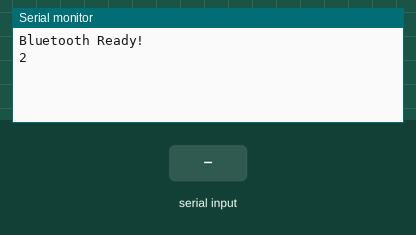
The sketch below on a simulated ESP32. Shown: the last lines printed to the serial monitor. Inputs (shaded band) come from the test bench. Nothing arrives over Bluetooth unless stated.

Above: at 1.2 s.
1.3 s: "1" received over the second serial link
At 2.4 s:
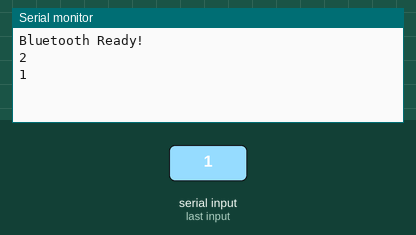
2.8 s: "0" received over the second serial link
At 3.4 s:
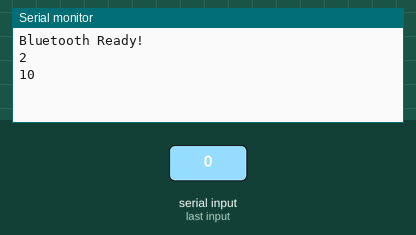

The sketch:

bluetooth-serial.ino
```cpp
#include "BluetoothSerial.h"

BluetoothSerial bt;
void setup() {
  Serial.begin(115200);
  bt.begin("Hello-ESP32");
  Serial.println("Bluetooth Ready!");
  Serial.println(LED_BUILTIN);
  Serial2.begin(9600);
}

void loop() {

  if (Serial.available()) {
    bt.write(Serial.read());
  }
  if (bt.available()) {
    Serial.write(bt.read());
  }
  delay(20);
}
```

Measured:
- after the input at 1.3 s, the serial monitor: prints a new line at once (image 1)
- after the input at 2.8 s, the serial monitor: prints a new line at once (image 2)
